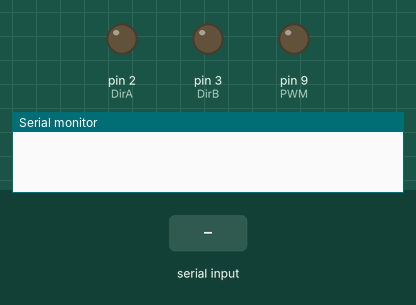
This sketch was run on a simulated Arduino Uno, built with avr-gcc and run on an emulated ATmega328P. On the bench: output pins drawn as LEDs (lit = HIGH), the last lines printed to the serial monitor. Inputs (shaded band) come from the test bench.

Above: at 1.2 s.
1.3 s: "a\n" received over Serial
At 1.7 s:
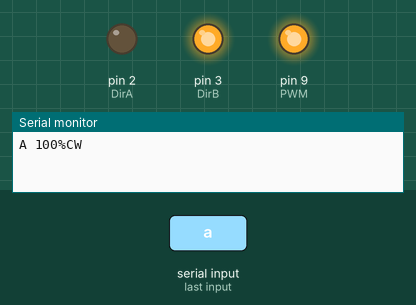
2.8 s: byte 98 ('b') received over Serial
At 4.0 s:
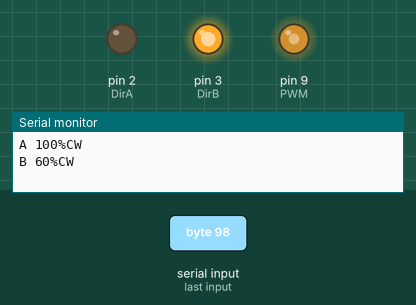
4.3 s: byte 100 ('d') received over Serial
At 5.2 s:
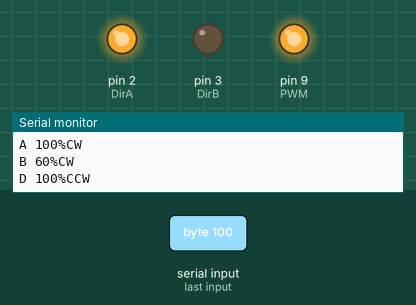
5.8 s: byte 101 ('e') received over Serial
At 6.3 s:
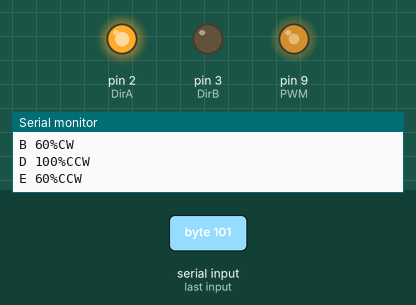
7.3 s: byte 97 ('a') received over Serial
At 8.5 s:
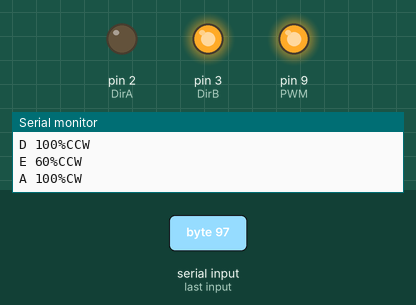
8.8 s: byte 115 ('s') received over Serial
At 9.8 s:
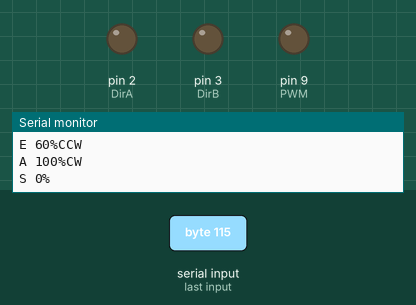
Timing chart, 0 to 11.3 s (numbered marks = the images above; inputs shaded):
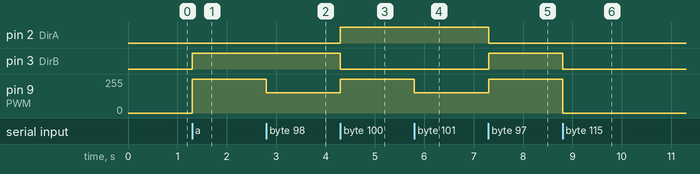

The sketch:

EX6.8.ino
```cpp
void setup()
{
  Serial.begin(9600);
  pinMode(9,OUTPUT); //PWM
  setPwmFrequency(9,8); //Divisor by 8 we get 3.9kHz
  pinMode(2,OUTPUT); //DirA
  pinMode(3,OUTPUT); //DirB
}

void loop(){
  if(Serial.available()>0){
    char KBD = Serial.read();
    switch(KBD)
    {
    case 'a':
      analogWrite(9,255); //100%
      digitalWrite(2, LOW);
      digitalWrite(3, HIGH);
      Serial.println("A 100%CW");
    break;
    case 'b':
      analogWrite(9,153); //60%
      digitalWrite(2, LOW);
      digitalWrite(3, HIGH);
      Serial.println("B 60%CW");
    break;
    case 's':
      analogWrite(9,0); //0%
      digitalWrite(2, LOW);
      digitalWrite(3, LOW);
      Serial.println("S 0%");
    break;
    case 'd':
      analogWrite(9,255); //100%
      digitalWrite(2, HIGH);
      digitalWrite(3, LOW);
      Serial.println("D 100%CCW");
    break;
    case 'e':
      analogWrite(9,153); //60%
      digitalWrite(2, HIGH);
      digitalWrite(3, LOW);
      Serial.println("E 60%CCW");
    break;
    }
  }
}

void setPwmFrequency(int pin, int divisor) {
  byte mode;
  if(pin == 5 || pin == 6 || pin == 9 || pin == 10) {
    switch(divisor) {
      case 1: mode = 0x01; break;
      case 8: mode = 0x02; break;
      case 64: mode = 0x03; break;
      case 256: mode = 0x04; break;
      case 1024: mode = 0x05; break;
      default: return;
    }
    if(pin == 5 || pin == 6) {
      TCCR0B = TCCR0B & 0b11111000 | mode;
    } else {
      TCCR1B = TCCR1B & 0b11111000 | mode;
    }
  } else if(pin == 3 || pin == 11) {
    switch(divisor) {
      case 1: mode = 0x01; break;
      case 8: mode = 0x02; break;
      case 32: mode = 0x03; break;
      case 64: mode = 0x04; break;
      case 128: mode = 0x05; break;
      case 256: mode = 0x06; break;
      case 1024: mode = 0x07; break;
      default: return;
    }
    TCCR2B = TCCR2B & 0b11111000 | mode;
  }
}
```

Measured:
- after the input at 1.3 s, pin 3 (DirB): LOW → HIGH at once; pin 9 (PWM): 0/255 → 255/255 at once
- after the input at 2.8 s, pin 9 (PWM): 255/255 → 153/255 at once
- after the input at 4.3 s, pin 2 (DirA): LOW → HIGH at once; pin 3 (DirB): HIGH → LOW at once; pin 9 (PWM): 153/255 → 255/255 at once
- after the input at 5.8 s, pin 9 (PWM): 255/255 → 153/255 at once
- after the input at 7.3 s, pin 2 (DirA): HIGH → LOW at once; pin 3 (DirB): LOW → HIGH at once; pin 9 (PWM): 153/255 → 255/255 at once
- after the input at 8.8 s, pin 3 (DirB): HIGH → LOW at once; pin 9 (PWM): 255/255 → 0/255 at once
